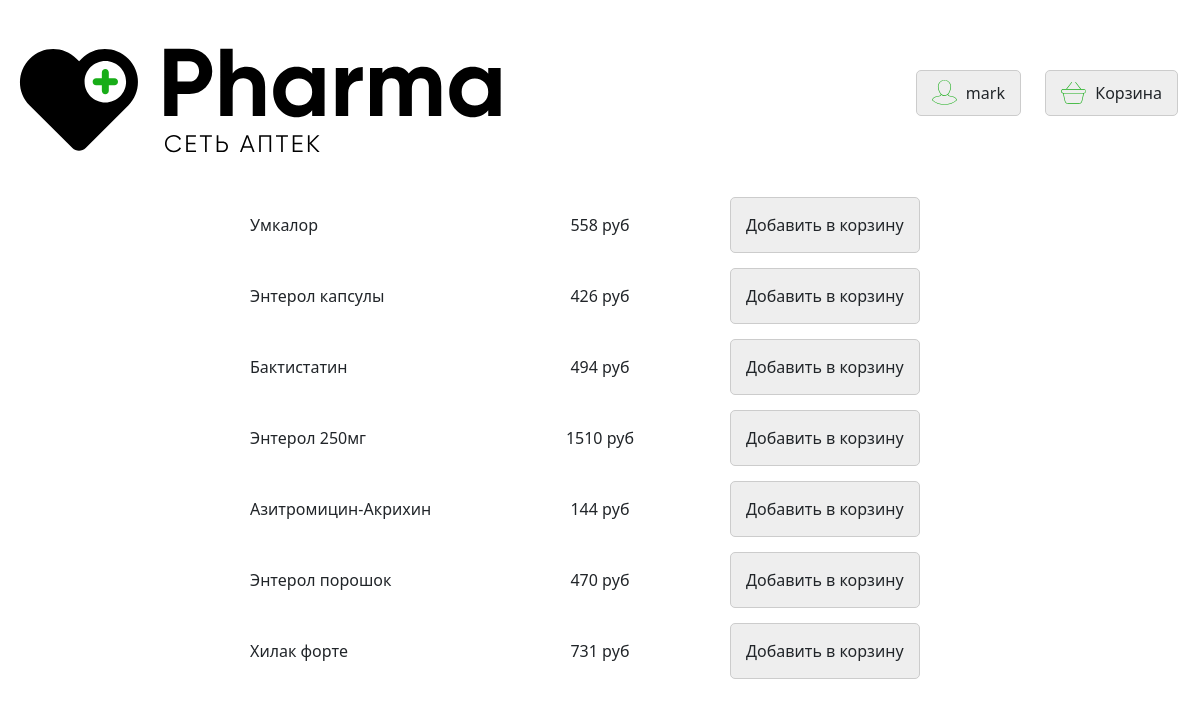
The app's page /antibacterial (signed in) with its own data.
### data/users.py (models this page shows, shortened)
class User(SqlAlchemyBase, UserMixin):
    __tablename__ = 'users'
    id = sqlalchemy.Column(sqlalchemy.Integer,
                           primary_key=True, autoincrement=True)
    name = sqlalchemy.Column(sqlalchemy.String, nullable=True)
    email = sqlalchemy.Column(sqlalchemy.String,
                              index=True, unique=True, nullable=True)
    hashed_password = sqlalchemy.Column(sqlalchemy.String, nullable=True)

### data/antibacterial_menu.py (models this page shows)
class Antibacterial(SqlAlchemyBase):
    __tablename__ = 'antibacterials'
    id = sqlalchemy.Column(sqlalchemy.Integer,
                           primary_key=True, autoincrement=True)
    title = sqlalchemy.Column(sqlalchemy.String, unique=True, nullable=True)
    price = sqlalchemy.Column(sqlalchemy.INT, nullable=True)

### main.py (the view)
@app.route('/antibacterial')
def antibacterial_assortiment():
    db_sess = db_session.create_session()
    menu = db_sess.query(Antibacterial)
    return render_template("antibacterial_menu.html", menu=menu)

### data/db_session.py (called while the page is built)
def create_session() -> Session:
    global __factory
    return __factory()

### main.py (called while the page is built)
@login_manager.user_loader
def load_user(user_id):
    db_sess = db_session.create_session()
    return db_sess.query(User).get(user_id)

### templates/antibacterial_menu.html (shortened to what this page needs)
{% extends "header.html" %}
{% block head %}
    <link href="https://cdn.jsdelivr.net/npm/bootstrap@5.1.3/dist/css/bootstrap.min.css" rel="stylesheet"
>
    <link href="{{ url_for('static', filename='css/crown.css') }}" rel="stylesheet">
    <link href="{{ url_for('static', filename='css/header.css') }}" rel="stylesheet">
    <link href="{{ url_for('static', filename='css/catalog.css') }}" rel="stylesheet">
{% endblock %}
{% block header_button %}
    {% if current_user.is_authenticated %}
        <a href="http://127.0.0.1:8080/logout" class="header__button">
            <img src="{{ url_for('static', filename='img/user.svg') }}">
            {{ current_user.name }}
        </a>
        <a href="http://127.0.0.1:8080/basket" class="header__button">
            <img src="{{ url_for('static', filename='img/basket.svg') }}">
            Корзина
        </a>
    {% else %}
        <a href="http://127.0.0.1:8080/login" class="header__button">Вход</a>
        <a href="http://127.0.0.1:8080/registration" class="header__button">Регистрация
        </a>
    {% endif %}
{% endblock %}
{% block unheader %}
    <div class="catalog">
        {% for item in menu %}
            <div class="flex flex_align_center">
                <div class=" flex flex_column catalog_item">
                    {{ item.title }}<br>
                </div>
                <div class="catalog_item flex flex_center">
                    {{ item.price }} руб<br>
                </div>
                <div class="catalog_item flex flex_align_center">
                    {% if current_user.is_authenticated %}
                        <a href="/add_basket/antibacterial/{{ item.title }}_{{ item.price }}" class="button__item_h">
                            Добавить в корзину
                        </a>
                    {% else %}
                        <button  class="button__item" disabled class="button__item">
                            Добавить в корзину
                        </button>
                    {% endif %}
                </div>
            </div>
        {% endfor %}
    </div>
{% endblock %}

### templates/header.html
<!DOCTYPE html>
<html lang="en">
<head>
    {% block head %}{% endblock %}
</head>
<body>
<div class="header flex">
    <div class="header__item header__logo">
        <a href="http://127.0.0.1:8080/" class="logo__button">
            <img src="{{ url_for('static', filename='img/logo.svg') }}">
        </a>
    </div>
    <div class="header__item header__title"></div>
    <div class="header__item header__control">
        {% block header_button %}{% endblock %}
    </div>
</div>
{% block unheader %}{% endblock %}
</body>
</html>

### static/css/crown.css (style rules this page uses)
a { color: inherit; text-decoration: none; background: transparent; }
.flex { display: -webkit-flex; display: flex; }
.flex_align_center { align-items: center; }
.flex_center { justify-content: center; }
.flex_column { flex-direction: column; }

### static/css/header.css (style rules this page uses)
.header { padding-top: 30px; }
.header__item { width: 33%; }
.header__button { display: inline-block; margin: 0 10px 15px; border-radius: 5px; border: 1px solid #ccc; background-color: #eee; padding: 10px 15px; text-align: center; }
.header__button img { width: 25px; height: auto; margin-right: 5px; margin-top: -9px; margin-bottom: -5px; }
.header__control { margin-top: 40px; text-align: right; }

### static/css/catalog.css (style rules this page uses)
.catalog { padding-top: 30px; }
.catalog_item { width: calc(20% - 20px); margin: 0 10px 15px; }
.button__item_h { display: block; border-radius: 5px; border: 1px solid #ccc; background-color: #eee; padding: 15px 15px; text-align: center; }

### records on screen
User: name "mark"
Antibacterial: title "Умкалор", price "558"
Antibacterial: title "Энтерол капсулы", price "426"
Antibacterial: title "Бактистатин", price "494"
Antibacterial: title "Энтерол 250мг", price "1510"
Antibacterial: title "Азитромицин-Акрихин", price "144"
Antibacterial: title "Энтерол порошок", price "470"
Antibacterial: title "Хилак форте", price "731"
